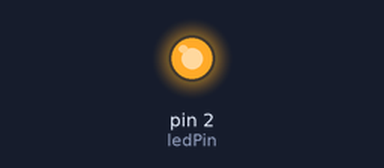
A sketch run on a simulated Arduino Uno, built with avr-gcc and run on an emulated ATmega328P. Parts: output pins drawn as LEDs (lit = HIGH). Pins used as bus, display or sensor lines are not drawn; what the sketch prints to the serial monitor is not drawn.

Above: at 0.26 s.
Timing chart, 0 to 6.8 s (numbered marks = the images above):
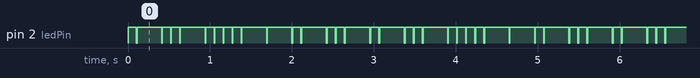

Measured:
- by itself, pin 2 (ledPin): moves between LOW and HIGH, repeating every 3.0 s
- by itself, everything shown: repeats every 3.0 s, in 14 steps

The sketch:

sketch_may8a.ino
```cpp
const int ledPin = 2;  // Pin connected to the LED for transmitting

void setup() {
  pinMode(ledPin, OUTPUT);
  pinMode(13, OUTPUT);
  Serial.begin(9600);
}

void loop() {
  String message = "Hi";
  digitalWrite(13, LOW);
  // Send the message
  send(message);
  digitalWrite(13, HIGH);
  Serial.println("Done");
 }

void send(String message) {
  for (int i = 0; i < message.length(); i++) {
    char c = message.charAt(i);
    sendCharacter(c);
    Serial.println(c, BIN);
  }
}

void sendCharacter(char c) {
  // Send each bit of the character based on pulse duration
  for (int i = 7; i >= 0; i--) {
    int bitValue = (c >> i) & 1;

    if (bitValue == 0) {
      digitalWrite(ledPin, HIGH);
      delay(100);  // Short pulse duration for '0' bit
      digitalWrite(ledPin, LOW);
      delay(10);
    } else {
      digitalWrite(ledPin, HIGH);
      delay(300);  // Long pulse duration for '1' bit
      digitalWrite(ledPin, LOW);
      delay(10);
    }
  }
}
```
